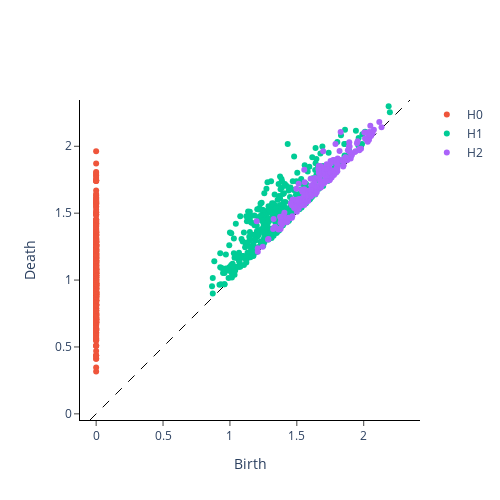

Notebook cell for this chart:
### Markdown cell above
### Tekkens Embedding

### Code cell
x = SOI.index
y = [SOI[i] for i in x]

delay, dim = gtda.time_series.takens_embedding_optimal_parameters(y, 500, 50)
embedding = SingleTakensEmbedding(parameters_type="fixed", time_delay=delay, dimension=dim, stride=2)

y_embedded = embedding.fit_transform(y)
print(f"Shape of embedded time series: {y_embedded.shape}")

from gtda.homology import VietorisRipsPersistence

y_periodic_embedded = y_embedded[None, :, :]
# 0 - connected components, 1 - loops, 2 - voids
homology_dimensions = [0, 1, 2]

contaminantes_persistence = VietorisRipsPersistence(
    homology_dimensions=homology_dimensions, n_jobs=1
)
print("Persistence diagram for periodic signal")
contaminantes_persistence.fit_transform_plot(y_periodic_embedded)

### Figure 1 — Plotly figure (JSON) as saved in the notebook; plotly's stock layout.template omitted (floating-point values rounded to 4 significant figures; data arrays with more than 128 entries replaced by an {"elided": "..."} marker saying what was removed)
{"data": [{"hoverinfo": "none", "line": {"color": "black", "dash": "dash", "width": 1}, "mode": "lines", "showlegend": false, "type": "scatter", "x": [-0.046, 2.346], "y": [-0.046, 2.346]}, {"hoverinfo": "text", "hovertext": {"elided": "413 str values"}, "mode": "markers", "name": "H0", "type": "scatter", "x": {"elided": "413 int values"}, "y": {"elided": "413 float values"}}, {"hoverinfo": "text", "hovertext": {"elided": "379 str values"}, "mode": "markers", "name": "H1", "type": "scatter", "x": {"elided": "379 float values"}, "y": {"elided": "379 float values"}}, {"hoverinfo": "text", "hovertext": {"elided": "198 str values"}, "mode": "markers", "name": "H2", "type": "scatter", "x": {"elided": "198 float values"}, "y": {"elided": "198 float values"}}], "layout": {"height": 500, "plot_bgcolor": "white", "width": 500, "xaxis": {"autorange": false, "exponentformat": "e", "linecolor": "black", "linewidth": 1, "mirror": false, "range": [-0.046, 2.346], "showexponent": "all", "showline": true, "side": "bottom", "ticks": "outside", "title": {"text": "Birth"}, "type": "linear", "zeroline": true}, "yaxis": {"autorange": false, "exponentformat": "e", "linecolor": "black", "linewidth": 1, "mirror": false, "range": [-0.046, 2.346], "scaleanchor": "x", "scaleratio": 1, "showexponent": "all", "showline": true, "side": "left", "ticks": "outside", "title": {"text": "Death"}, "type": "linear", "zeroline": true}}}
